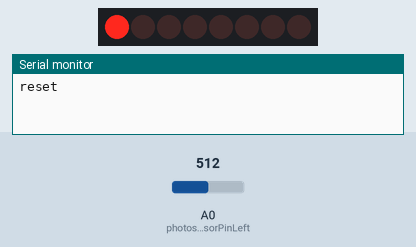
Simulated run of this sketch. Board: Arduino Uno, built with avr-gcc and run on an emulated ATmega328P. On the bench: 8 shift-register outputs drawn as a row of LEDs (first output left, lit = HIGH), the last lines printed to the serial monitor. The inputs (shaded band) are chosen by the test bench; at power-on: A0 (photosensorPinLeft) = 512.

Above: at 0.1 s.
At 5.8 s:
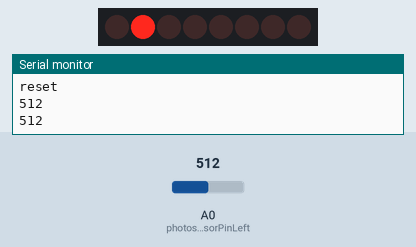
At 11.6 s:
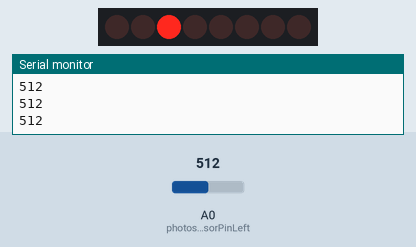
At 17.3 s:
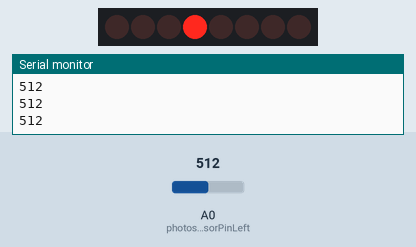
At 23.1 s:
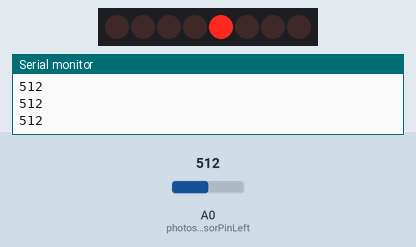
At 34.6 s:
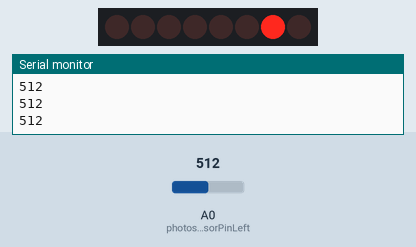
Timing chart, 0 to 40.0 s (numbered marks = the images above):
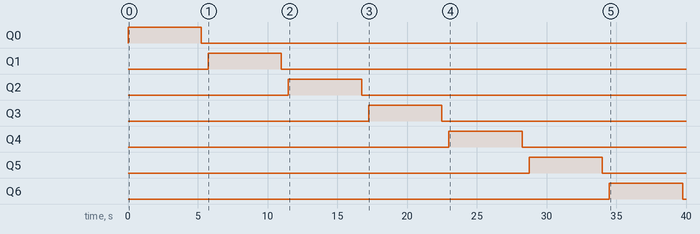

Measured:
- by itself, Q0: LOW → HIGH at 0.00 s, → LOW 5.3 s later
- by itself, Q1: LOW → HIGH at 5.8 s, → LOW 5.3 s later
- by itself, Q2: LOW → HIGH at 11.5 s, → LOW 5.3 s later
- by itself, Q3: LOW → HIGH at 17.3 s, → LOW 5.3 s later
- by itself, Q4: LOW → HIGH at 23.0 s, → LOW 5.3 s later
- by itself, Q5: LOW → HIGH at 28.8 s, → LOW 5.3 s later
- by itself, Q6: LOW → HIGH at 34.5 s, → LOW 5.3 s later

The sketch:

ShiftRegister74HC595.ino
```cpp
/*
  Shift Register Example
 for 74HC595 shift register

 This sketch turns reads serial input and uses it to set the pins
 of a 74HC595 shift register.

 Hardware:
 * 74HC595 shift register attached to pins 2, 3, and 4 of the Arduino,
 as detailed below.
 * LEDs attached to each of the outputs of the shift register

 Created 22 May 2009
 Created 23 Mar 2010
 by Tom Igoe

 */
int photosensorPinLeft = A0;
//Pin connected to latch pin (ST_CP) of 74HC595
const int latchPin = 8;
//Pin connected to clock pin (SH_CP) of 74HC595
const int clockPin = 12;
////Pin connected to Data in (DS) of 74HC595
const int dataPin = 11;

void setup() {
  //set pins to output because they are addressed in the main loop
  pinMode(latchPin, OUTPUT);
  pinMode(dataPin, OUTPUT);
  pinMode(clockPin, OUTPUT);
  Serial.begin(9600);
  Serial.println("reset");
}

void loop() {
  for(int index = 0; index < 8; index++){
    registerWrite(index, HIGH);
    delay(250);
  Serial.println(analogRead(photosensorPinLeft));
    delay(5000);
    registerWrite(index, LOW);
    delay(250);
  Serial.println(analogRead(photosensorPinLeft));
    delay(250);
  }
  /*
  if (Serial.available() > 0) {
    // ASCII '0' through '9' characters are
    // represented by the values 48 through 57.
    // so if the user types a number from 0 through 9 in ASCII,
    // you can subtract 48 to get the actual value:
    int bitToSet = Serial.read() - 48;

  // write to the shift register with the correct bit set high:
    registerWrite(bitToSet, HIGH);
  }
  */
}

// This method sends bits to the shift register:

void registerWrite(int whichPin, int whichState) {
// the bits you want to send
  byte bitsToSend = 0;

  // turn off the output so the pins don't light up
  // while you're shifting bits:
  digitalWrite(latchPin, LOW);

  // turn on the next highest bit in bitsToSend:
  bitWrite(bitsToSend, whichPin, whichState);

  // shift the bits out:
  shiftOut(dataPin, clockPin, MSBFIRST, bitsToSend);

    // turn on the output so the LEDs can light up:
  digitalWrite(latchPin, HIGH);

}
```
